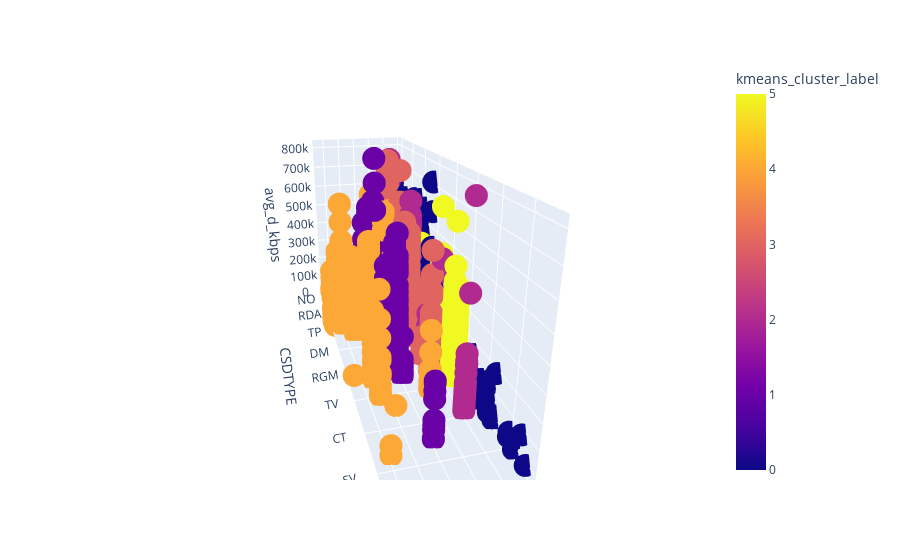

The notebook cell saved with this chart:
### Code cell
# cluster_data

scatter_3d(cluster_data, x='CDTYPE', y='CSDTYPE', z='avg_d_kbps', color='kmeans_cluster_label')

### Figure 1 — Plotly figure (JSON) as saved in the notebook; plotly's stock layout.template omitted (floating-point values rounded to 4 significant figures; data arrays with more than 128 entries replaced by an {"elided": "..."} marker saying what was removed)
{"data": [{"hovertemplate": "CDTYPE=%{x}<br>CSDTYPE=%{y}<br>avg_d_kbps=%{z}<br>kmeans_cluster_label=%{marker.color}<extra></extra>", "legendgroup": "", "marker": {"color": {"elided": "10000 int values"}, "coloraxis": "coloraxis", "symbol": "circle"}, "mode": "markers", "name": "", "scene": "scene", "showlegend": false, "type": "scatter3d", "x": {"elided": "10000 str values"}, "y": {"elided": "10000 str values"}, "z": {"elided": "10000 float values"}}], "layout": {"autosize": true, "coloraxis": {"colorbar": {"title": {"text": "kmeans_cluster_label"}}, "colorscale": [[0, "#0d0887"], [0.1111, "#46039f"], [0.2222, "#7201a8"], [0.3333, "#9c179e"], [0.4444, "#bd3786"], [0.5556, "#d8576b"], [0.6667, "#ed7953"], [0.7778, "#fb9f3a"], [0.8889, "#fdca26"], [1, "#f0f921"]]}, "legend": {"tracegroupgap": 0}, "margin": {"t": 60}, "scene": {"aspectmode": "auto", "aspectratio": {"x": 0.538, "y": 1.859, "z": 1}, "camera": {"center": {"x": 0, "y": 0, "z": 0}, "eye": {"x": 0.5781, "y": 2.169, "z": 0.8839}, "projection": {"type": "perspective"}, "up": {"x": 0, "y": 0, "z": 1}}, "domain": {"x": [0, 1], "y": [0, 1]}, "xaxis": {"title": {"text": "CDTYPE"}, "type": "category"}, "yaxis": {"title": {"text": "CSDTYPE"}, "type": "category"}, "zaxis": {"title": {"text": "avg_d_kbps"}, "type": "linear"}}}}
